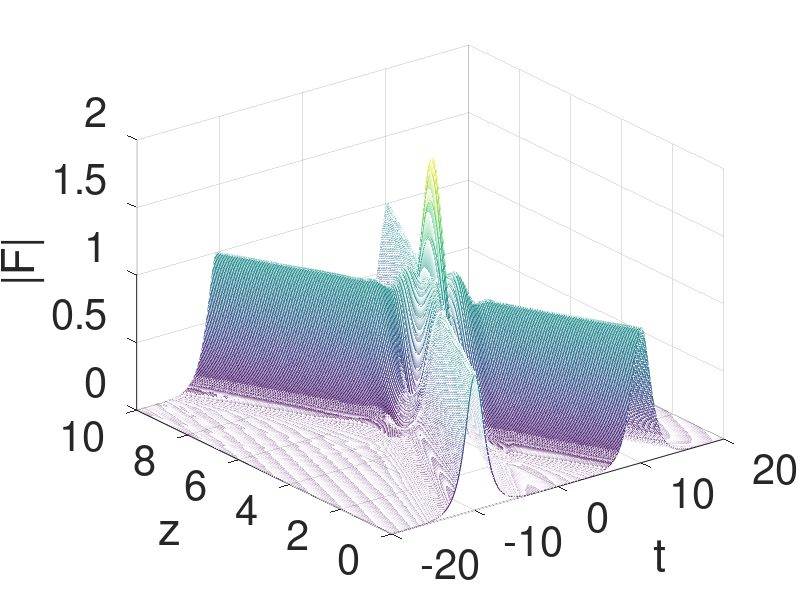
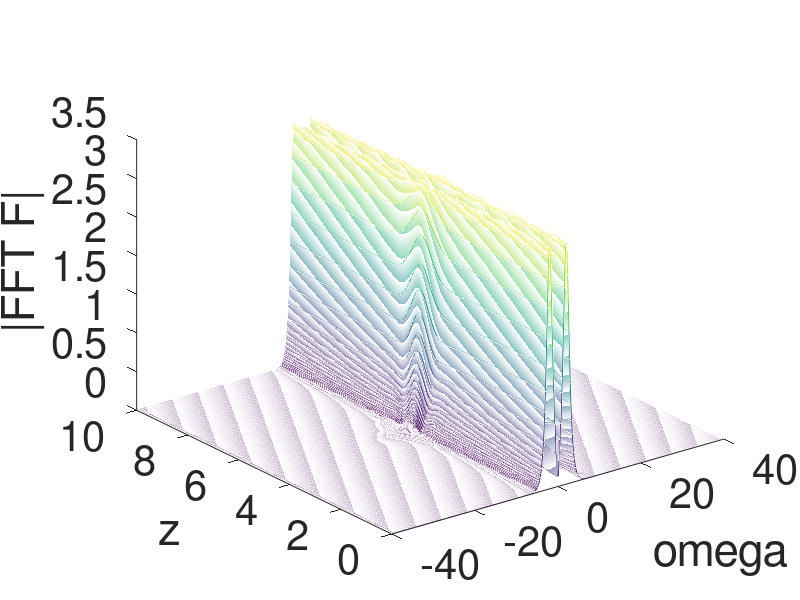

The MATLAB script that drew these images, in order:
%% PROPAGATION METHOD FOR THE SOLUTION OF NLSE
% $i\partial{F(z,t)}{\partial z}-\frac{beta^{\prime\prime}}{2}\frac{\partial^2F(z,t)}{\partial t^2}+\gamma\vert F(z,t)\vert^2F(z,t)$

%% 
%

clc
clear all
close all

%% 
% MATERIAL PROPERTIES
beta2=-1;
gamma=1;

%%
% TEMPORAL COORDINATE
t0=-20;
t1=20;
nt=500;
t=linspace(t0,t1,nt);
deltat=(t1-t0)/(nt-1);

%%
% SPATIAL COORDINATE
z0=0;
z1=10;
nz=501;
z=linspace(z0,z1,nz);
deltaz=(z1-z0)/(nz-1);
h=deltaz;

%%
% FREQUENCY COORDINATE
indfreq=-nt/2:1:nt/2-1;
omega=(pi./t1).*indfreq;

%%
% INPUT ENVELOPE
% tau0=1;
% amp=1;
% FIN=amp*exp(-t.^2/(2*tau0^2)); % unchirped gaussian pulse
% c=-1;
% FIN=amp*exp(-(1+1j*c)/2*t.^2/tau0.^2);  % chirped gaussian pulse

% c=-2;
% tau0=1;
% FIN=sech(t/tau0).*exp(-1j*c*t.^2/(2*tau0^2)); % hyperbolic chirped sech pulses

% c=0;
% m=1;
% tau0=1;
% amp=1;
% FIN=amp*exp(-(1+1j*c)/2*(t/tau0).^(2*m));  % chirped super gaussian pulse
% FING=amp*exp(-(1+1j*c)/2*(t/tau0).^(2));  % compare with gaussian

% three unchirped gaussian pulses
% tau0=1;
% amp=1;
% 
% tshift1=-10;
% FIN1 = amp*exp(-(t+tshift1).^2/(2*tau0^2));
% 
% tshift2=0;
% FIN2 = amp*exp(-(t+tshift2).^2/(2*tau0^2));
% 
% tshift3=10;
% FIN3 = amp*exp(-(t+tshift3).^2/(2*tau0^2));
% 
% FIN = FIN1+FIN2+FIN3;

% FIN1 = sech(t)*exp(1j*z0/2); % FUNDAMENTAL SOLITON PULSE
% FIN2 = sech(t-10)*exp(1j*z0/2)*0;  % FUNDAMENTAL SOLITON PULSE
% FIN3 = sech(t+10)*exp(1j*z0/2)*0; %  FUNDAMENTAL SOLITON PULSE
% FIN = FIN1+FIN2+FIN3;

% FIN = (4*(cosh(3*t)+3*exp(4*1j*z0).*cosh(t))./(cosh(4*t)+4*cosh(2*t)+3*cos(4*z0)))*exp(1j*z0/2); % HIGHER ORDER SOLITON PULSE
% sum(abs(FIN) - abs(2*sech(t)))


% FIN = tanh(t)*exp(z0); % DARK SOLITON

% %solitons interaction
% q0=3.5;r=1.1;theta=0;
% FIN = sech(t-q0).*exp(1j*z0/2)+r*sech(r*(t+q0)).*exp(1j*z0/2)*exp(1j*theta);

%solitons collision
q0=10;dw=-2;
FIN = sech(t-q0).*exp(1j*dw*t)+sech(t+q0).*exp(-1j*dw*t);

% % input modulus (time)
% figure 
% plot(t,abs(FIN))
% xlabel('t')
% ylabel('|F|')
% set(findall(gcf,'type','text'),'FontSize',30)
% set(gca,'FontSize',30)
% grid()

% % input phase (time)
% figure 
% plot(t,unwrap(angle(FIN)))
% xlabel('t')
% ylabel('angle')
% set(findall(gcf,'type','text'),'FontSize',30)
% set(gca,'FontSize',30)
% grid()

FFIN = deltat*fftshift(fft(FIN));
% % FFING = deltat*fftshift(fft(FING));
% % input modulus (frequency)
% figure
% plot(omega,abs(FFIN))
% xlabel('\omega')
% ylabel('|Fourier Transform F|')
% set(findall(gcf,'type','text'),'FontSize',30)
% set(gca,'FontSize',30)
% grid()
% 
% % input phase (frequency)
% figure 
% plot(omega,unwrap(angle(FFIN)))
% xlabel('omega')
% ylabel('angle(Fourier Transform F)')
% set(findall(gcf,'type','text'),'FontSize',30)
% set(gca,'FontSize',30)

%%
%%%%%%%%%%%%%%%%%%%%%%%
% CORE OF THE PROGRAM %
%%%%%%%%%%%%%%%%%%%%%%%

F = zeros(ceil(nt),floor(nz));
FF = zeros(ceil(nt),floor(nz));

F(:,1)=FIN;
FF(:,1)=FFIN;

q = FIN;

for loop_step=2:1:nz
    
    % LINEAR DISPOERSIVE STEP
    qs=deltat*fftshift(fft(q));
    qs_old=qs;
    
    prop=beta2/2*omega.^2;
    fact=1i*prop*h;
    qs=qs_old.*exp(fact); % calculation of the propagation in the frequency domain
    q=(1/deltat)*ifft(ifftshift(qs)); % coming back in the time domain
    
    % NON LINEAR CHI3 EFFECT
    q_old=q;
    q=q_old.*exp(1i*gamma*abs(q_old).^2*h);
    
    % SAVE DATA EVERY nz
    F(:,loop_step) = q;
    FF(:,loop_step) = deltat*fftshift(fft(q));
end

save dati

figure(1)
mesh(t,z,abs(F)')
xlabel('t')
ylabel('z')
zlabel('|F|')
set(findall(gcf,'type','text'),'FontSize',30)
set(gca,'FontSize',30)

% figure(2)
% mesh(t,z,unwrap(angle(F)'))
% xlabel('t')
% ylabel('z')
% zlabel('ange(F)')
% 
% figure
% plot(t,abs(F(:,1)),t,abs(F(:,end)))
% xlabel('t')
% ylabel('|F|')
% legend('IN','OUT')
% set(findall(gcf,'type','text'),'FontSize',30)
% set(gca,'FontSize',30)
% grid()

% figure()
% plot(z,unwrap(angle(F(nt/2,:)))) % follow phase in the peak along z
% xlabel('z')
% ylabel('angle F versus z at t=0')
% legend('phase of soliton')
% set(findall(gcf,'type','text'),'FontSize',30)
% set(gca,'FontSize',30)
% grid()

% 
% figure
% plot(t,unwrap(angle(F(:,1))),t,unwrap(angle(F(:,end))))
% xlabel('t')
% ylabel('angle(F)')
% legend('IN','OUT')
% grid()
% 
% figure
% deomegaIN = -gradient(unwrap(angle(F(:,end))),t);
% deomegaOUT = -gradient(unwrap(angle(F(:,1))),t);
% plot(t,deomegaIN,t,deomegaOUT)
% xlabel('t')
% ylabel('\delta omega')
% legend('IN','OUT')
% grid()

%
figure(7)
mesh(omega,z,abs(FF)')
xlabel('omega')
ylabel('z')
zlabel('|FFT F|')
set(findall(gcf,'type','text'),'FontSize',30)
set(gca,'FontSize',30)
grid
% 
% % 
% figure(8)
% plot(omega,abs(FF(:,1)),omega,abs(FF(:,end)))
% xlabel('omega')
% ylabel('|Fourier transform F|')
% legend('IN','OUT')
% set(findall(gcf,'type','text'),'FontSize',30)
% set(gca,'FontSize',30)
% grid

